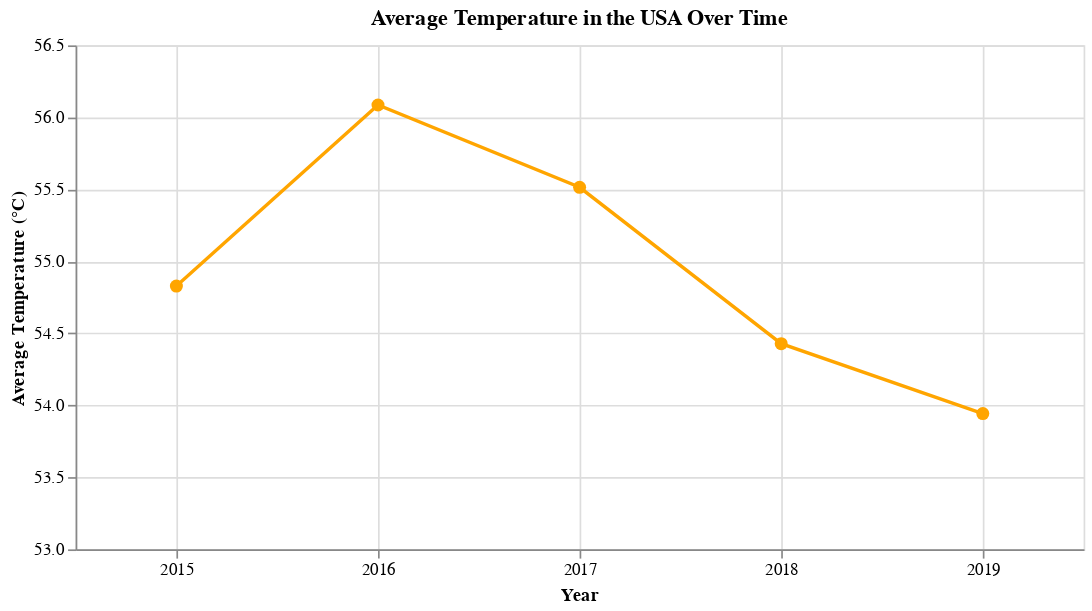

Here is the notebook cell this chart was saved with:
### Markdown cell above
From the EDA of the whole USA data, we can observe that the average percentage loss of bee colonies differs over the 5-year period. The average percentage loss of bee colonies slightly increased from 2015 to 2016, then decreased from 15.5% to about 13.1% from 2016 to 2017. However, this percentage loss continued to increase for 2018 and 2019. The highest percentage loss occurred in 2016 (15.5%).

### Code cell
query_temperature = """
    SELECT Year, AVG(AverageTemperature) AS AverageTemperature
    FROM MonitorStation
    GROUP BY Year
    ORDER BY Year DESC
"""

# Execute the temperature query
cursor.execute(query_temperature)

# Fetch all temperature rows
temperature_rows = cursor.fetchall()

# Extract data into separate lists for plotting
years_temperature = []
average_temperature = []
for row in temperature_rows:
    years_temperature.append(row[0])
    average_temperature.append(row[1])

# Make a dataframe for the plot
data = {"years_temperature": years_temperature,
        "average_temperature": average_temperature}

data = pd.DataFrame(data)

# Create a line graph
alt.Chart(data).mark_line(color = "orange", point = {"color":"orange", "size": 60}).encode(
    x = alt.X("years_temperature:O", title = 'Year', axis=alt.Axis(labelAngle= 0)),
    y = alt.Y("average_temperature:Q", title = 'Average Temperature (°C)', scale = alt.Scale(domain = [53, 56.5])),
    tooltip = [alt.Tooltip("years_temperature", title = "Year"),
               alt.Tooltip("average_temperature", title = "Average Temperature (°C)", format='.2f')]
).properties(
    title = 'Average Temperature in the USA Over Time',
    width = 600,
    height = 300
).configure_axis(
    grid = True
)

### Figure 1 — Vega-Lite specification as saved in the notebook (floating-point values rounded to 4 significant figures)
{"config": {"view": {"continuousWidth": 300, "continuousHeight": 300}, "axis": {"grid": true}}, "data": {"name": "data-9c058b2dc64e9c81338cc26691dd1607"}, "mark": {"type": "line", "color": "orange", "point": {"color": "orange", "size": 60}}, "encoding": {"tooltip": [{"field": "years_temperature", "title": "Year", "type": "quantitative"}, {"field": "average_temperature", "format": ".2f", "title": "Average Temperature (°C)", "type": "quantitative"}], "x": {"axis": {"labelAngle": 0}, "field": "years_temperature", "title": "Year", "type": "ordinal"}, "y": {"field": "average_temperature", "scale": {"domain": [53, 56.5]}, "title": "Average Temperature (°C)", "type": "quantitative"}}, "height": 300, "title": "Average Temperature in the USA Over Time", "width": 600, "$schema": "https://vega.github.io/schema/vega-lite/v5.16.3.json", "datasets": {"data-9c058b2dc64e9c81338cc26691dd1607": [{"years_temperature": 2019, "average_temperature": 53.94}, {"years_temperature": 2018, "average_temperature": 54.43}, {"years_temperature": 2017, "average_temperature": 55.51}, {"years_temperature": 2016, "average_temperature": 56.09}, {"years_temperature": 2015, "average_temperature": 54.83}]}}
